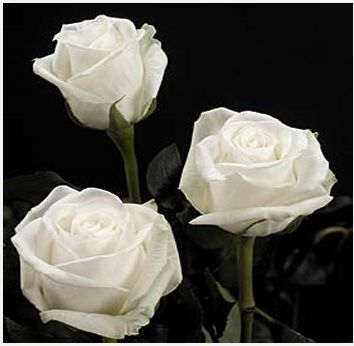
#> input picture Shapes5.jpeg, 354 x 346 px
$ jupyter execute Image_Component_Labelling.ipynb
#> lines starting #> are read from the running program, lines starting #| are printed output that depends on the picture; after the words box and inside, x2 and y2 are one past the last pixel; in counts of white or black regions, pixels touching at a corner belong together
[cell 1]
import numpy as np
import cv2 as cv
from PIL import Image
from IPython.display import display
import matplotlib.pyplot as plt

Reading the image

[cell 2]
image=cv.imread("Shapes5.jpeg")
#> image is the input picture: shape (346, 354, 3); mean B, G, R 76.7, 83.8, 85.6

Converting the image form colour scale to gray scale

[cell 3]
grayimage=cv.cvtColor(image,cv.COLOR_BGR2GRAY)
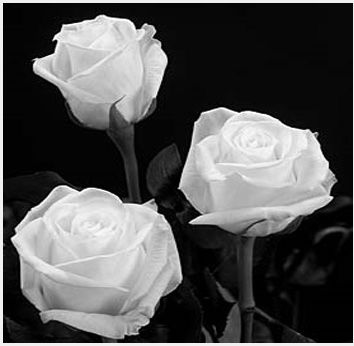
#> grayimage: shape (346, 354); min 0, max 255, mean 83.5

Storing the grayscale image

[cell 4]
cv.imwrite("GrayImage_shapes.jpeg",grayimage)
#> Out = True

[cell 5]
grayimage1=cv.imread("GrayImage_shapes.jpeg",0)
#> grayimage1: shape (346, 354); min 0, max 255, mean 83.5

[cell 6]
array=np.array(grayimage1)

Converting the grayscale image to black and white by making use of threshold value 128

[cell 7]
for i in range(array.shape[0]):
    for j in range(array.shape[1]):
        if (array[i,j]>128):
            array[i,j]=255
        else:
            array[i,j]=0
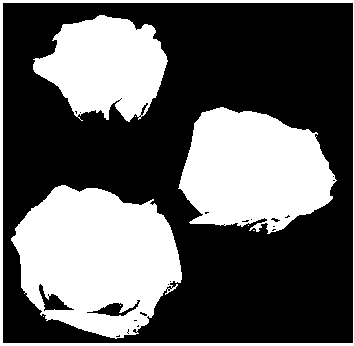
#> array: shape (346, 354); 37.3% white; 9 white regions (5 under 20 px), largest, box (x1, y1, x2, y2) and area: (11, 185, 182, 339) 18258, (178, 107, 337, 234) 14296, (33, 15, 168, 122) 9633, (0, 0, 354, 346) 3484

[cell 8]
req_bw=Image.fromarray(array)

[cell 9]
array

0 means no light meaning black and 255 means maximum light meaning white

[cell 10]
req_bw

[cell 11]
req_bw.save("Atlast.jpeg")

In order to display the image , read using PIL and display using display function from IPython

[cell 12]
im=Image.open("Shapes5.jpeg")

Displaying original image

[cell 13]
display(im)

[cell 14]
im=Image.open("GrayImage_shapes.jpeg")

Displaying Gray image

[cell 15]
display(im)

[cell 16]
im=Image.open("Atlast.jpeg")
#> im: PIL image 354x346 L

Displaying black and white image

[cell 17]
display(im)

[cell 18]
input=np.array(im)

[cell 19]
plt.imshow(input,cmap='gray')
#> (this line was passed over: IPython is not available in this run)

Made use of BFS(Breadth First Search) to identify components of an image. Colours help us to identify components visually.

[cell 20]
class queue:
    def __init__(self):
        self.front=-1
        self.rear=-1
        self.arr=[]
    def enqueue(self,ele):
        self.rear=self.rear+1
        self.arr.append(ele)
    def dequeue(self):
        if (self.front==self.rear):
            print("Queue empty")
        else:
            self.front=self.front+1
            return self.arr[self.front]
    def isnotempty(self):
        if (self.front==self.rear):
            return 0
        else:
            return 1
    def display(self):
        for i in self.arr:
            print(i,end=" ")
flag=2
def bfs(input,output):
    a=queue()
    b=queue()
    end=1
    rowcount=input.shape[0]
#> rowcount = 346
    columncount=input.shape[1]
#> columncount = 354
    global flag
    for i in range(rowcount-1):
        for j in range (columncount-1):
            if (input[i,j]==255 and output[i,j]==0):
                a.enqueue(i)
                b.enqueue(j)
                end=0
                break
        if (end==0):
            break
    if (end==1):
        plt.imshow(output)
        return
    '''the above for loop along  helps us to find the uncovered pixels  .
     If input pixel is 255 and output pixel is 0 means we have not covered that pixel yet so
      we enqueue the pixel by enqueue the pixel we mean pushing the row and column index.
      If end is 1 it means we have covered all the pixels'''


    while (a.isnotempty()):
        c=a.dequeue()
        d=b.dequeue()
        #flag means colour
        output[c,d]=flag
        if (c!=0):
          #if input[c-1,d] is 255 and output[c-1,d] is 0 it indicates it has not been assigned color yet
          #so we assign component color(flag) to it .
          #This is the upward pixel.
            if (input[c-1,d]==255 and output[c-1,d]==0):
                a.enqueue(c-1)
                b.enqueue(d)
                output[c-1,d]=flag
          #This is the left pixel.
        if (d!=0):
            if (input[c,d-1]==255 and output[c,d-1]==0):
                a.enqueue(c)
                b.enqueue(d-1)
                output[c,d-1]=flag
          #This is the upward pixel.
        if (c!=rowcount-1):
            if (input[c+1,d]==255 and output[c+1,d]==0):
                a.enqueue(c+1)
                b.enqueue(d)
                output[c+1,d]=flag
          #This is the right pixel.
        if (d!=columncount-1):
            if (input[c,d+1]==255 and output[c,d+1]==0):
                a.enqueue(c)
                b.enqueue(d+1)
                output[c,d+1]=flag
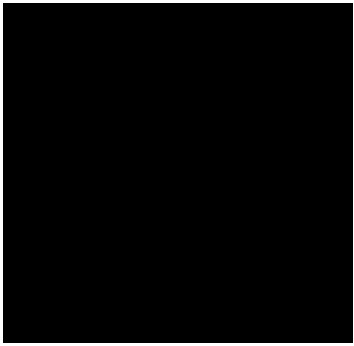
#> output: shape (346, 354) int64; values 0 (black) and 2 (white), 2.8% white; 1 white region, box (x1, y1, x2, y2) and area: (0, 0, 354, 346) 3484
    flag=flag+1
    return bfs(input,output)
#> after the loop in bfs (call 2), `while (a.isnotempty()):`:
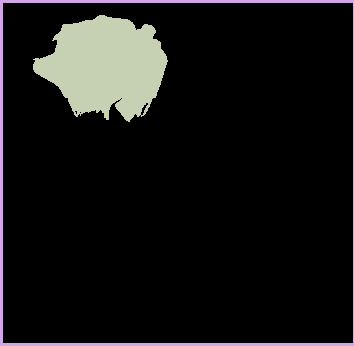
#> output: shape (346, 354) int64; 3 distinct labels, from 0 to 3; one colour per label, 0 black
#> after the loop in bfs (call 3), `while (a.isnotempty()):`:
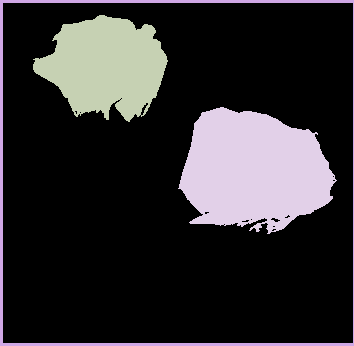
#> output: shape (346, 354) int64; 4 distinct labels, from 0 to 4; one colour per label, 0 black
#> after the loop in bfs (call 4), `while (a.isnotempty()):`: output: shape (346, 354) int64; 5 distinct labels, from 0 to 5
#> after the loop in bfs (call 5), `while (a.isnotempty()):`: output: shape (346, 354) int64; 6 distinct labels, from 0 to 6
#> after the loop in bfs (call 6), `while (a.isnotempty()):`: output: shape (346, 354) int64; 7 distinct labels, from 0 to 7
#> after the loop in bfs (call 7), `while (a.isnotempty()):`: output: shape (346, 354) int64; 8 distinct labels, from 0 to 8
#> after the loop in bfs (call 8), `while (a.isnotempty()):`: output: shape (346, 354) int64; 9 distinct labels, from 0 to 9
#> after the loop in bfs (call 9), `while (a.isnotempty()):`: output: shape (346, 354) int64; 10 distinct labels, from 0 to 10
#> after the loop in bfs (call 10), `while (a.isnotempty()):`:
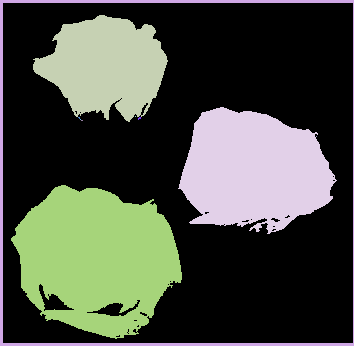
#> output: shape (346, 354) int64; 11 distinct labels, from 0 to 11; one colour per label, 0 black
#> after the loop in bfs (call 11), `while (a.isnotempty()):`: output: shape (346, 354) int64; 12 distinct labels, from 0 to 12
#> after the loop in bfs (call 12), `while (a.isnotempty()):`: output: shape (346, 354) int64; 13 distinct labels, from 0 to 13
#> after the loop in bfs (call 13), `while (a.isnotempty()):`: output: shape (346, 354) int64; 14 distinct labels, from 0 to 14
#> after the loop in bfs (call 14), `while (a.isnotempty()):`: output: shape (346, 354) int64; 15 distinct labels, from 0 to 15
#> after the loop in bfs (call 15), `while (a.isnotempty()):`: output: shape (346, 354) int64; 16 distinct labels, from 0 to 16
#> after the loop in bfs (call 16), `while (a.isnotempty()):`: output: shape (346, 354) int64; 17 distinct labels, from 0 to 17
#> after the loop in bfs (call 17), `while (a.isnotempty()):`: output: shape (346, 354) int64; 18 distinct labels, from 0 to 18
input=array
output=np.full((array.shape[0],array.shape[1]),0)
bfs(input,output)
